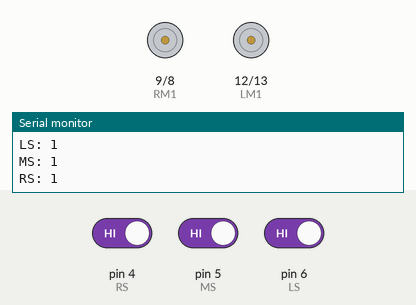
Recording of a sketch running on a simulated Arduino Uno, built with avr-gcc and run on an emulated ATmega328P. Shown: motor-driver pin pairs drawn as motors (green arrow = first pin HIGH = forward, orange = second pin HIGH = backward, longer = more drive, scaled by the enable pin), the last lines printed to the serial monitor. Inputs (shaded band) come from the test bench; at power-on: pin 4 (RS) HIGH, pin 5 (MS) HIGH, pin 6 (LS) HIGH.

Above: at 1.2 s.
1.3 s: pin 4 (RS) driven LOW
At 2.3 s:
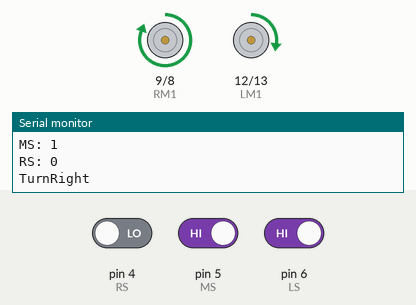
2.8 s: pin 4 (RS) driven HIGH and pin 5 (MS) driven LOW
At 3.8 s:
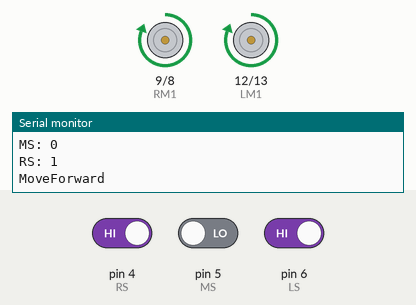
4.3 s: pin 6 (LS) driven LOW
At 5.2 s:
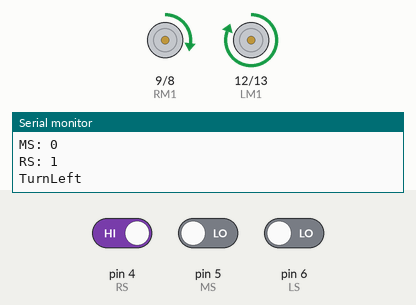
5.9 s: pin 6 (LS) driven HIGH
At 6.7 s:
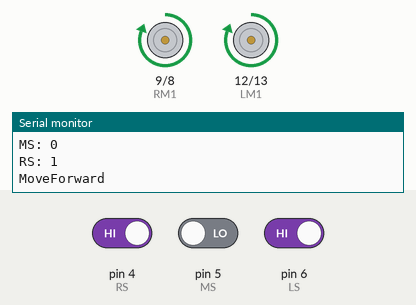
7.4 s: pin 4 (RS) driven LOW
At 8.1 s:
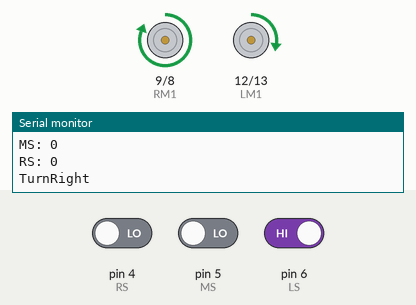
8.9 s: pin 4 (RS) driven HIGH
At 9.5 s:
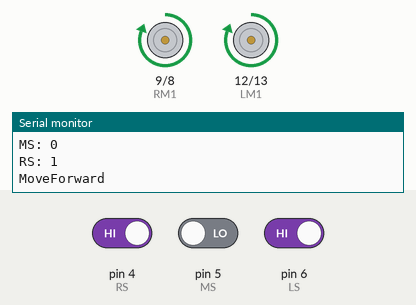
Timing chart, 0 to 11.4 s (numbered marks = the images above; inputs shaded):
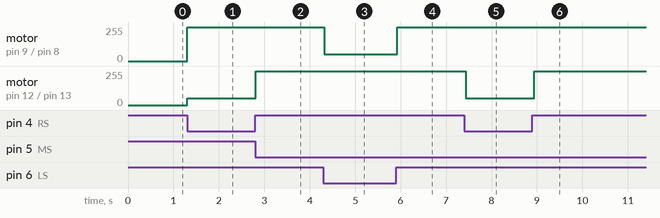

Measured:
- after the input at 1.3 s, motor on pin 9 (RM1) / pin 8 (RM2): stopped → forward 255/255 at once; motor on pin 12 (LM1) / pin 13 (LM2): stopped → forward 50/255 at once
- after the input at 2.8 s, motor on pin 12 (LM1) / pin 13 (LM2): forward 50/255 → forward 255/255 at once
- after the input at 4.3 s, motor on pin 9 (RM1) / pin 8 (RM2): forward 255/255 → forward 50/255 at once
- after the input at 5.9 s, motor on pin 9 (RM1) / pin 8 (RM2): forward 50/255 → forward 255/255 at once
- after the input at 7.4 s, motor on pin 12 (LM1) / pin 13 (LM2): forward 255/255 → forward 50/255 at once
- after the input at 8.9 s, motor on pin 12 (LM1) / pin 13 (LM2): forward 50/255 → forward 255/255 at once

The sketch:

line_follower.ino
```cpp
#define LS 6  // Left sensor
#define MS 5  // Middle sensor
#define RS 4  // Right sensor

#define LM1 12
#define LM2 13
#define enL 11

#define RM1 9
#define RM2 8
#define enR 10

void setup() {
  Serial.begin(9600);

  pinMode(LS, INPUT);
  pinMode(MS, INPUT);
  pinMode(RS, INPUT);

  pinMode(LM1, OUTPUT);
  pinMode(LM2, OUTPUT);
  pinMode(enL, OUTPUT);

  pinMode(RM1, OUTPUT);
  pinMode(RM2, OUTPUT);
  pinMode(enR, OUTPUT);
}

void loop() {
  int ls = digitalRead(LS);
  int ms = digitalRead(MS);
  int rs = digitalRead(RS);

  Serial.print("LS: "); Serial.println(ls);
  Serial.print("MS: "); Serial.println(ms);
  Serial.print("RS: "); Serial.println(rs);

  // All sensors off line
  if (ls == LOW && ms == LOW && rs == LOW) {
    stop();
    Serial.println("Stop");
  }

  // Line is slightly to the left
  else if (ls == LOW && rs == HIGH) {
    TurnLeft();
    Serial.println("TurnLeft");
  }

  // Line is slightly to the right
  else if (ls == HIGH && rs == LOW) {
    TurnRight();
    Serial.println("TurnRight");
  }

  // Line is centered
  else if (ls == HIGH && ms == LOW && rs == HIGH) {
    MoveForward();
    Serial.println("MoveForward");
  }

  delay(100); // small delay for stability
}

void stop() {
  digitalWrite(LM1, LOW);
  digitalWrite(LM2, LOW);
  analogWrite(enL, 0);

  digitalWrite(RM1, LOW);
  digitalWrite(RM2, LOW);
  analogWrite(enR, 0);
}

void TurnLeft() {
  digitalWrite(LM1, HIGH);
  digitalWrite(LM2, LOW);
  analogWrite(enL, 50);

  digitalWrite(RM1, HIGH);
  digitalWrite(RM2, LOW);
  analogWrite(enR, 255);
}

void TurnRight() {
  digitalWrite(LM1, HIGH);
  digitalWrite(LM2, LOW);
  analogWrite(enL, 255);

  digitalWrite(RM1, HIGH);
  digitalWrite(RM2, LOW);
  analogWrite(enR, 50);
}

void MoveForward() {
  digitalWrite(LM1, HIGH);
  digitalWrite(LM2, LOW);
  analogWrite(enL, 255);

  digitalWrite(RM1, HIGH);
  digitalWrite(RM2, LOW);
  analogWrite(enR, 255);
}
```
